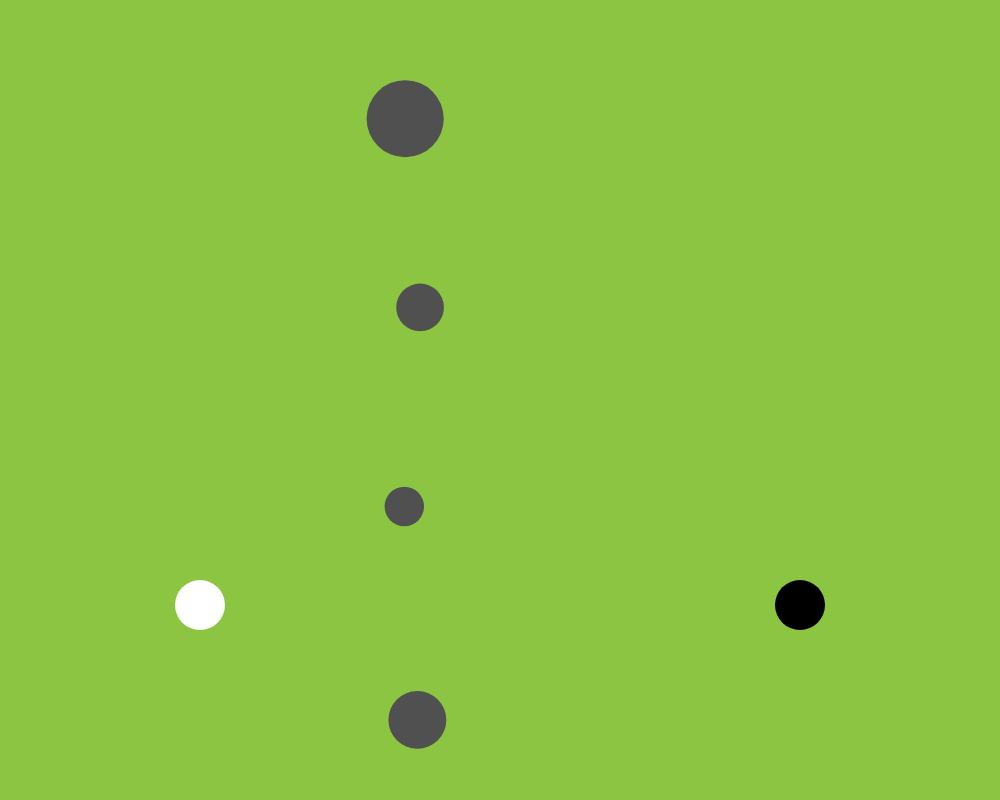
Frame 1 (no input)
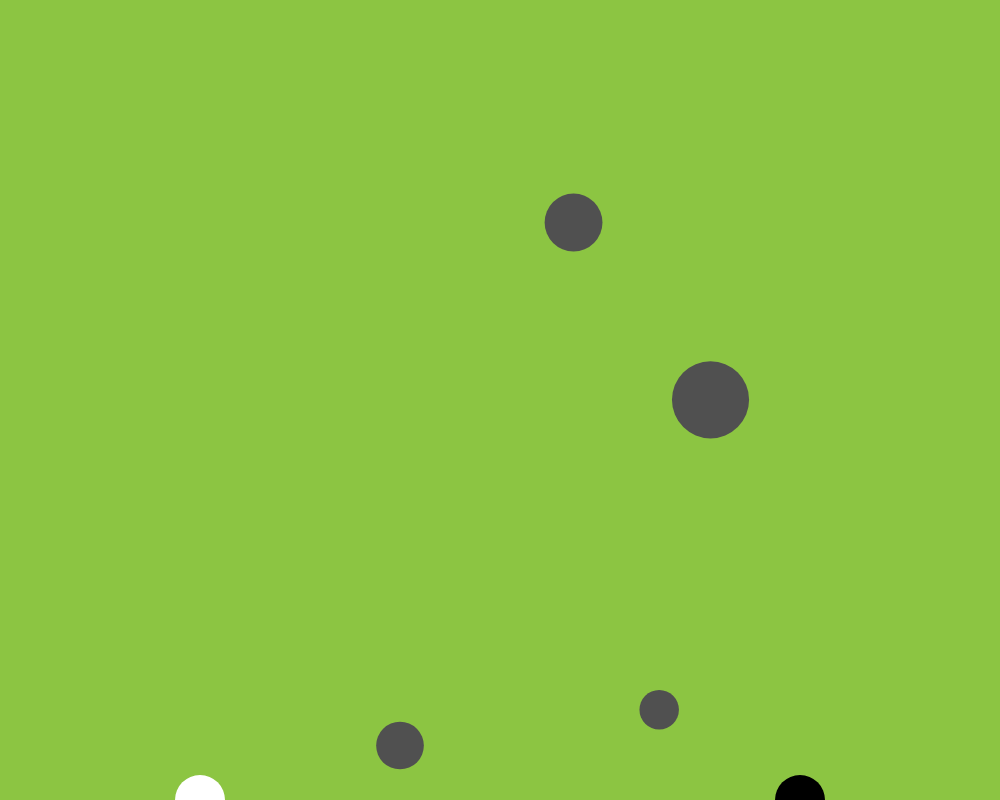
Frame 60 (no input)
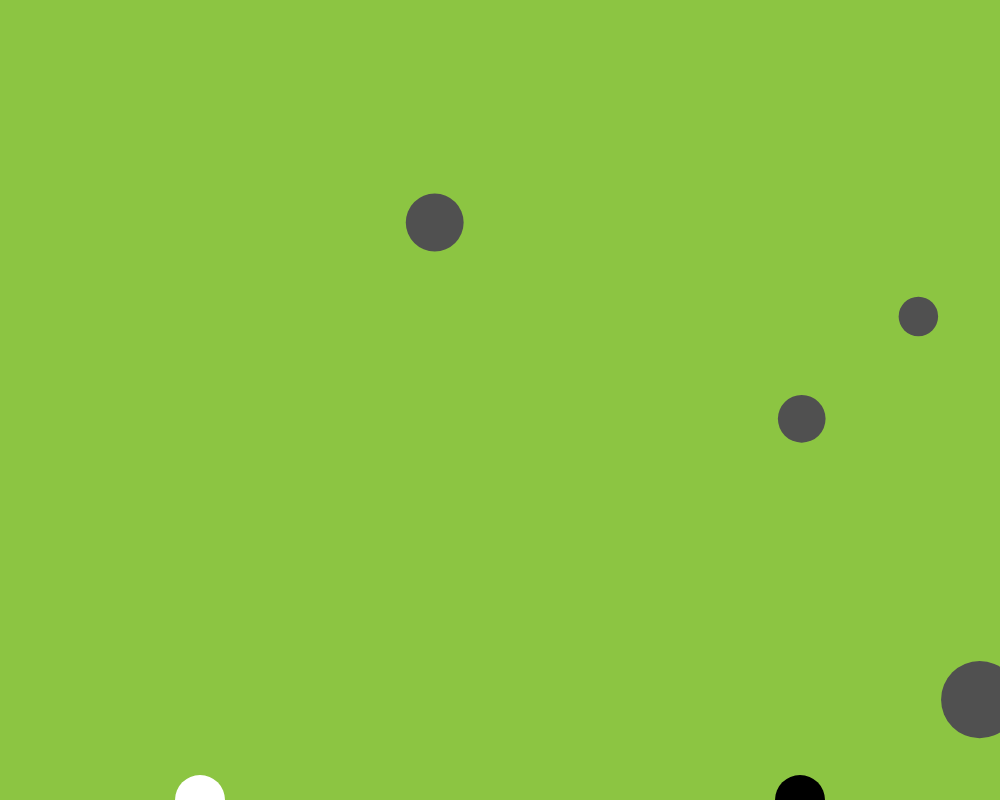
Frame 120 (the mouse pressed at the canvas centre since frame 60)

The p5.js sketch that drew these frames (run headless with seeded random() and noise() and a simulated clock; from frame 60 on, the mouse is pressed at the canvas centre):

// p5.js sketch
// ── sketch.js
// BUBBLE - Classes & Objects

// Declare Global Variables
let player1,player2;
let bubble, bubble2, bubble3, bubble4;

let GREY = 80;
let RED = "#bb2a27";
let GREEN = "#8cc542";
let BLUE = "#28a9e0";
let ORANGE = "#faaf3b";
let BROWN = "#aa6c39";
let WHITE = "#ffffff";
let BLACK = "#000000";
// SETUP FUNCTION - Runs once at beginning of program
function setup() {
	createCanvas(1000, 800);

	// Initialize Global Variables
	player1 = new Player(200, 600, WHITE, 65, 68, 87, 83)
	player2 = new Player(800, 600, BLACK, 37, 39, 38, 40)
	bubble = new Bubble(400, 100);
	bubble2 = new Bubble(400, 300);
	bubble3 = new Bubble(400, 500);
	bubble4 = new Bubble(400, 700);
}

// DRAW FUNCTION - Loops @ 60FPS by default
function draw() {
	// LOGIC
	player1.move();
	player2.move();

	bubble.move();
	bubble2.move();
	bubble3.move();
	bubble4.move();

	// DRAW
	background(GREEN);
	player1.show();
	player2.show();

	bubble.show(GREY);
	bubble2.show(GREY);
	bubble3.show(GREY);
	bubble4.show(GREY);
}


// ── bubble.js
// CODE FOR A BUBBLE OBJECT

// bubble class - factory or blueprint to build bubble object
class Bubble {
	constructor(x, y, col) {
		// properties
		// run once a bubble object is made
		this.x = x;
		this.y = y;
		this.r = random(10, 50);
		this.col = col;
		this.xSpeed = random(25);
		this.ySpeed = random(25);
	}

	// medthods
	move() {
		// move randomly
		this.x += this.xSpeed;
		if (this.x < 0 || this.x > width) {
			this.xSpeed = -this.xSpeed;
		}

		// Move & Bounce Vertically
		this.y += this.ySpeed;
		if (this.y < 0 || this.y > height) {
			this.ySpeed = -this.ySpeed;
		}
	}

	show(aCol) {
		// Draw Bubble
		
		fill(aCol);
		ellipse(this.x, this.y, 2 * this.r);
	}
}




// ── players.js
// Player 1 Functions

class Player{
	constructor(x, y, col, lk, rk, uk, dk){
		this.x = x;
		this.y = y;
		this.w = 50;
		this.h = 50;
		this.xSpeed = 5;
		this.ySpeed = 5;
		this.a = 1;
		this.col = col;
		this.leftKey =  lk;
		this.rightKey = rk;
		this.upKey = uk;
		this.downKey = dk;
	}
	// methods
	move(){
		// Move Horizontally on Key is Down
		if (keyIsDown(this.leftKey)) {
			this.x += -this.xSpeed;
			// check for left wall
			if (this.x < 0 ) {
				this.x = 0; 
			}
		} else if (keyIsDown(this.rightKey)) {
			this.x += this.xSpeed;
			// Check for Right Wall
			if (this.x + this.w > 1000) {
				this.x = 1000 - this.w;
			}
		}

		// Move Vertically - Gravity
		this.y += this.ySpeed; // Move Vertically
		// check for roof
		if( this.y < 0 ) {
			this.y = 0;
        }
        else if (this.y > 800){
            this.y = 800;
		}
		
		// Jump on UP_ARROW
		if (keyIsDown(this.upKey)) {
			this.ySpeed = -10
		}

		if (keyIsDown(this.downKey)){
			this.ySpeed = 10
		}
	}
	show() {
		// Draw Player
		noStroke();
		fill(this.col);
		ellipse(this.x, this.y, this.w, this.h);
	}
}
